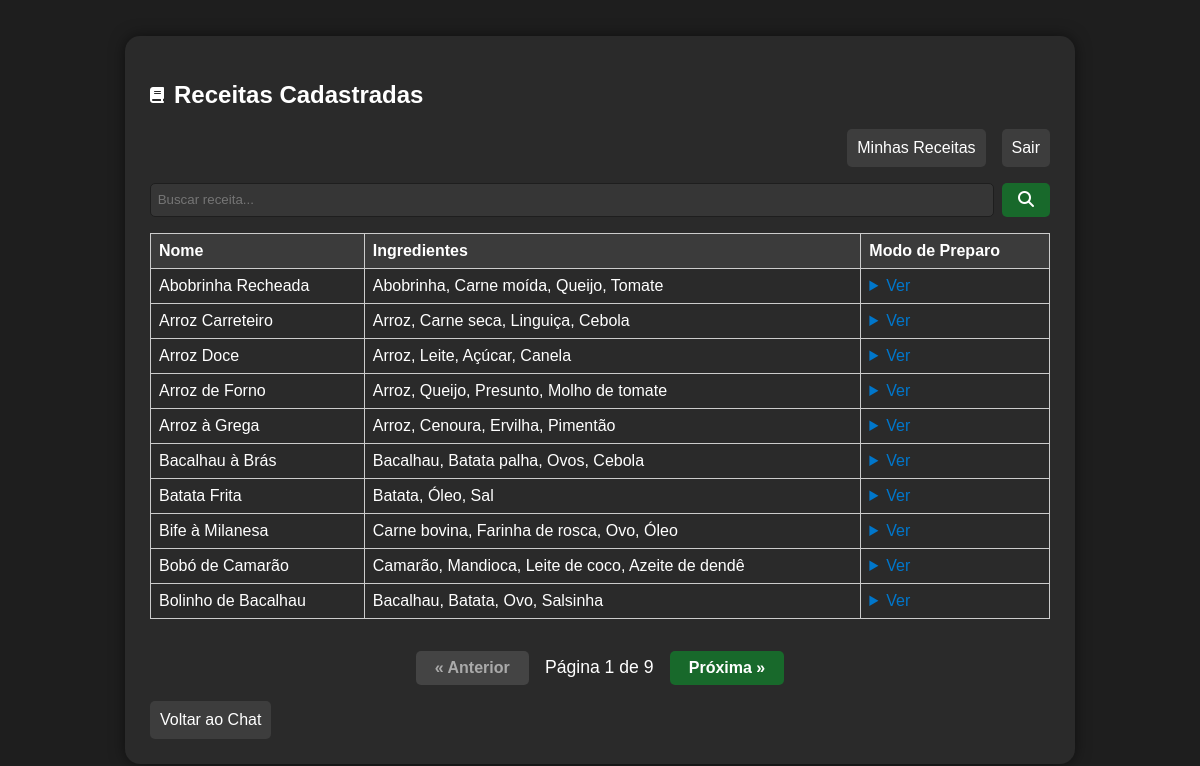
Screenshot of /lista (signed in) with the database file from the repository.
### tables this page shows
CREATE TABLE receitas (
    id INTEGER PRIMARY KEY AUTOINCREMENT,
    nome TEXT NOT NULL,
    ingredientes TEXT NOT NULL,
    modo_preparo TEXT NOT NULL
);

### app.py (the view, shortened to what this page needs)
@app.route("/lista", methods=["GET", "POST"])
@login_required
def lista():
    conn = get_db_connection()
    cursor = conn.cursor()
    page = int(request.args.get("page", 1))
    search = request.args.get("search", "").strip()
    per_page, offset = 10, (page - 1) * 10
    if search:
        cursor.execute("SELECT COUNT(*) FROM receitas WHERE nome LIKE ?", (f"%{search}%",))
        total = cursor.fetchone()[0]
        cursor.execute(
            "SELECT * FROM receitas WHERE nome LIKE ? ORDER BY nome ASC LIMIT ? OFFSET ?",
            (f"%{search}%", per_page, offset)
        )
    else:
        cursor.execute("SELECT COUNT(*) FROM receitas")
        total = cursor.fetchone()[0]
        cursor.execute("SELECT * FROM receitas ORDER BY nome ASC LIMIT ? OFFSET ?", (per_page, offset))
    receitas = cursor.fetchall()
    conn.close()
    total_pages = (total + per_page - 1) // per_page
    return render_template("lista.html", receitas=receitas, page=page, total_pages=total_pages)

### app.py (called while the page is built)
def get_db_connection():
    conn = sqlite3.connect("receitas.db")
    conn.row_factory = sqlite3.Row
    return conn

def login_required(f):
    @wraps(f)
    def decorated_function(*args, **kwargs):
        if not session.get("user"):
            return redirect(url_for("login", next=request.path))
        return f(*args, **kwargs)
    return decorated_function

### templates/lista.html (shortened to what this page needs)
<!DOCTYPE html>
<html lang="pt-BR">
  <head>
    <link rel="stylesheet" href="/static/style.css" />
    <link
      rel="stylesheet"
      href="https://cdnjs.cloudflare.com/ajax/libs/font-awesome/6.4.2/css/all.min.css"
    />
  </head>
  <body>
    <div class="lista-container">
      <div class="title">
        <i class="fa-solid fa-book"></i>
        <h2>Receitas Cadastradas</h2>
      </div>
      <div class="top-actions">
        <a href="{{ url_for('minhas_receitas') }}" class="secondary-button">Minhas Receitas</a>
        <a href="{{ url_for('logout') }}" class="secondary-button">Sair</a>
      </div>
      <form method="get" class="search-form">
        <input
          type="text"
          name="search"
          placeholder="Buscar receita..."
          value="{{ request.args.get('search', '') }}"
          class="search-input"
        />
        <button type="submit" class="search-btn">
          <i class="fa-solid fa-magnifying-glass"></i>
        </button>
      </form>
      <div class="receitas-lista">
        {% if receitas %}
        <table class="tabela-receitas">
          <thead>
            <tr>
              <th>Nome</th>
              <th>Ingredientes</th>
              <th>Modo de Preparo</th>
            </tr>
          </thead>
          <tbody>
            {% for receita in receitas %}
            <tr>
              <td>{{ receita['nome'] }}</td>
              <td>{{ receita['ingredientes'] }}</td>
              <td>
                <details>
                  <summary>Ver</summary>
                </details>
              </td>
            </tr>
            {% endfor %}
          </tbody>
        </table>
        {% else %}
        <p>Nenhuma receita cadastrada.</p>
        {% endif %}
      </div>
      <div class="paginacao">
        {% if page > 1 %}
        <a class="paginacao-btn" href="{{ url_for('lista', page=page-1) }}"
          >&laquo; Anterior</a
        >
        {% else %}
        <span class="paginacao-btn disabled">&laquo; Anterior</span>
        {% endif %}
        <span class="paginacao-info"
          >Página {{ page }} de {{ total_pages }}</span
        >
        {% if page < total_pages %}
        <a class="paginacao-btn" href="{{ url_for('lista', page=page+1) }}"
          >Próxima &raquo;</a
        >
        {% else %}
        <span class="paginacao-btn disabled">Próxima &raquo;</span>
        {% endif %}
      </div>
      <button id="chat-btn" class="secondary-button">Voltar ao Chat</button>
    </div>
  </body>
</html>

### static/style.css (style rules this page uses)
body { font-family: Arial, sans-serif; background: #1e1e1e; color: #fff; display: flex; justify-content: center; align-items: center; min-height: 100vh; margin: 0; }
.lista-container { background: #2a2a2a; padding: 25px; border-radius: 15px; width: 95%; max-width: 900px; box-shadow: 0 0 15px rgba(0, 0, 0, 0.5); margin: 20px auto; }
h2 { color: white; }
input { flex: 1; padding: 8px; border-radius: 5px; border: 1px solid #1e1e1e; background: rgb(59, 59, 59); color: white; }
button { padding: 10px; background: #18692b; color: #fff; border-radius: 5px; text-decoration: none; transition: background 0.2s; border: none; cursor: pointer; font-size: 16px; display: inline-block; }
.secondary-button { padding: 10px; background: #3d3d3d; color: #fff; border-radius: 5px; text-decoration: none; transition: background 0.2s; border: none; cursor: pointer; font-size: 16px; display: inline-block; }
a { color: rgb(0, 140, 255); text-decoration: none; }
.title { display: flex; align-items: center; gap: 10px; }
.top-actions { display:flex; justify-content:flex-end; margin-bottom:1em; gap:1em; }
.tabela-receitas { width: 100%; border-collapse: collapse; margin-top: 1em; }
.tabela-receitas th, .tabela-receitas td { border: 1px solid #ccc; padding: 0.5em; text-align: left; vertical-align: top; }
.tabela-receitas th { background: #3b3b3b; }
.tabela-receitas details summary { cursor: pointer; color: #0077cc; }
.paginacao { display: flex; justify-content: center; align-items: center; gap: 1em; margin: 2em 0 1em 0; }
.paginacao-btn { padding: 0.5em 1.2em; background: #18692b; color: #fff; border-radius: 5px; text-decoration: none; font-weight: bold; transition: background 0.2s; border: none; cursor: pointer; font-size: 1em; display: inline-block; }
.paginacao-btn.disabled { background: #444; color: #aaa; cursor: default; pointer-events: none; }
.paginacao-info { font-size: 1.1em; color: #fff; font-weight: 500; }
.search-form { display: flex; justify-content: flex-end; margin-bottom: 1em; gap: 0.5em; }
.search-input { padding: 0.5em; border-radius: 5px; border: 1px solid #1e1e1e; background: #363636; color: #fff; }
.search-btn { padding: 0.5em 1em; background: #18692b; color: #fff; border-radius: 5px; border: none; cursor: pointer; font-weight: bold; transition: background 0.2s; }

### rows the page displays
receitas: nome "Abobrinha Recheada", ingredientes "Abobrinha, Carne moída, Queijo, Tomate"
receitas: nome "Arroz Carreteiro", ingredientes "Arroz, Carne seca, Linguiça, Cebola"
receitas: nome "Arroz Doce", ingredientes "Arroz, Leite, Açúcar, Canela"
receitas: nome "Arroz de Forno", ingredientes "Arroz, Queijo, Presunto, Molho de tomate"
receitas: nome "Arroz à Grega", ingredientes "Arroz, Cenoura, Ervilha, Pimentão"
receitas: nome "Bacalhau à Brás", ingredientes "Bacalhau, Batata palha, Ovos, Cebola"
receitas: nome "Batata Frita", ingredientes "Batata, Óleo, Sal"
receitas: nome "Bife à Milanesa", ingredientes "Carne bovina, Farinha de rosca, Ovo, Óleo"
receitas: nome "Bobó de Camarão", ingredientes "Camarão, Mandioca, Leite de coco, Azeite de dendê"
receitas: nome "Bolinho de Bacalhau", ingredientes "Bacalhau, Batata, Ovo, Salsinha"

### other values shown
{{ page }} "1"
{{ total_pages }} "9"
